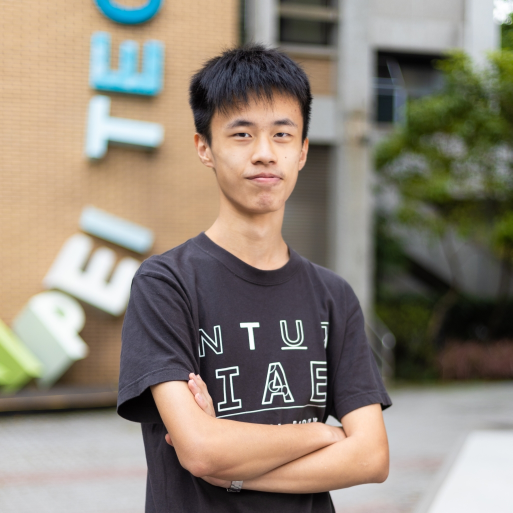
#> input picture photos/profile_photo_1025.jpg, 1025 x 1025 px (shown at 1/2 size)
$ python bayer_matrix_dithering.py   (older library calls are emulated)
#> lines starting #> are read from the running program, lines starting #| are printed output that depends on the picture
### utils.py
"""
MIT License

Copyright (c) 2024 allen327lin

Permission is hereby granted, free of charge, to any person obtaining a copy
of this software and associated documentation files (the "Software"), to deal
in the Software without restriction, including without limitation the rights
to use, copy, modify, merge, publish, distribute, sublicense, and/or sell
copies of the Software, and to permit persons to whom the Software is
furnished to do so, subject to the following conditions:

The above copyright notice and this permission notice shall be included in all
copies or substantial portions of the Software.

THE SOFTWARE IS PROVIDED "AS IS", WITHOUT WARRANTY OF ANY KIND, EXPRESS OR
IMPLIED, INCLUDING BUT NOT LIMITED TO THE WARRANTIES OF MERCHANTABILITY,
FITNESS FOR A PARTICULAR PURPOSE AND NONINFRINGEMENT. IN NO EVENT SHALL THE
AUTHORS OR COPYRIGHT HOLDERS BE LIABLE FOR ANY CLAIM, DAMAGES OR OTHER
LIABILITY, WHETHER IN AN ACTION OF CONTRACT, TORT OR OTHERWISE, ARISING FROM,
OUT OF OR IN CONNECTION WITH THE SOFTWARE OR THE USE OR OTHER DEALINGS IN THE
SOFTWARE.
"""

import numpy as np
import cv2
from skimage.metrics import structural_similarity as ssim


def show_img(title, img, save_img=False):    # 顯示圖片
    cv2.namedWindow(title, cv2.WINDOW_NORMAL)    # 創建視窗
    cv2.resizeWindow(title, 400, 400)    # 設定視窗大小
    cv2.imshow(title, img)    # 顯示圖片
    if save_img:
        cv2.imwrite("./photos/results/" + title + ".png", img)    # 儲存圖片
    return 0


def convert_to_0_and_255(image_8_bit):
    # 將>=127的地方設成255，<127的地方設成0
    _, image_1_bit = cv2.threshold(image_8_bit, 127, 255, cv2.THRESH_BINARY)
    return image_1_bit


# [12 lines left out: functions compare_ssim, normalization, not called in this run]

### bayer_matrix_dithering.py
"""
MIT License

Copyright (c) 2024 allen327lin

Permission is hereby granted, free of charge, to any person obtaining a copy
of this software and associated documentation files (the "Software"), to deal
in the Software without restriction, including without limitation the rights
to use, copy, modify, merge, publish, distribute, sublicense, and/or sell
copies of the Software, and to permit persons to whom the Software is
furnished to do so, subject to the following conditions:

The above copyright notice and this permission notice shall be included in all
copies or substantial portions of the Software.

THE SOFTWARE IS PROVIDED "AS IS", WITHOUT WARRANTY OF ANY KIND, EXPRESS OR
IMPLIED, INCLUDING BUT NOT LIMITED TO THE WARRANTIES OF MERCHANTABILITY,
FITNESS FOR A PARTICULAR PURPOSE AND NONINFRINGEMENT. IN NO EVENT SHALL THE
AUTHORS OR COPYRIGHT HOLDERS BE LIABLE FOR ANY CLAIM, DAMAGES OR OTHER
LIABILITY, WHETHER IN AN ACTION OF CONTRACT, TORT OR OTHERWISE, ARISING FROM,
OUT OF OR IN CONNECTION WITH THE SOFTWARE OR THE USE OR OTHER DEALINGS IN THE
SOFTWARE.
"""

import cv2
import numpy as np
from utils import show_img, convert_to_0_and_255
from time import time

# Bayer Matrix Dithering
def ordered_dither(image, bayer_matrix):
    # 將 Bayer Matrix 轉換成 float 格式
    bayer_matrix = np.array(bayer_matrix, dtype=float)

    # 將 Bayer Matrix 裡面的參數轉換成占比的概念
    threshold_matrix = (bayer_matrix + 0.5) / (bayer_matrix.size + 1) * 255

    height, width = image.shape

    # 初始化結果圖
    dithered_image = np.zeros_like(image)

    for y in range(height):
        for x in range(width):
            # 計算當前像素對應到 Bayer Matrix 的位置
            i = y % bayer_matrix.shape[0]
            j = x % bayer_matrix.shape[1]

            # 根據閾值矩陣來決定當前像素的值
            if image[y, x] > threshold_matrix[i, j]:
                dithered_image[y, x] = 255
            else:
                dithered_image[y, x] = 0

    return dithered_image

# 生成任意大小的 Bayer Matrix
def generate_bayer_matrix(n):
    if n == 1:
        return np.array([[0]])
    else:
        smaller_matrix = generate_bayer_matrix(n // 2)
        size = smaller_matrix.shape[0]
        new_matrix = np.zeros((n, n), dtype=int)
        new_matrix[0:size, 0:size] = 4 * smaller_matrix
        new_matrix[0:size, size:n] = 4 * smaller_matrix + 2
        new_matrix[size:n, 0:size] = 4 * smaller_matrix + 3
        new_matrix[size:n, size:n] = 4 * smaller_matrix + 1
        return new_matrix

def main():
    # 生成 Bayer Matrix
    bayer_2x2 = generate_bayer_matrix(2)
    bayer_4x4 = generate_bayer_matrix(4)
    bayer_8x8 = generate_bayer_matrix(8)

    # bayer_2x2 = [
    #     [0, 2],
    #     [3, 1]
    # ]

    # bayer_4x4 = [
    #     [ 0,  8,  2, 10],
    #     [12,  4, 14,  6],
    #     [ 3, 11,  1,  9],
    #     [15,  7, 13,  5]
    # ]

    # bayer_8x8 = [
    #     [ 0, 32,  8, 40,  2, 34, 10, 42],
    #     [48, 16, 56, 24, 50, 18, 58, 26],
    #     [12, 44,  4, 36, 14, 46,  6, 38],
    #     [60, 28, 52, 20, 62, 30, 54, 22],
    #     [ 3, 35, 11, 43,  1, 33,  9, 41],
    #     [51, 19, 59, 27, 49, 17, 57, 25],
    #     [15, 47,  7, 39, 13, 45,  5, 37],
    #     [63, 31, 55, 23, 61, 29, 53, 21]
    # ]

    # 讀入原圖
    image = cv2.imread('photos/profile_photo_1025.jpg', cv2.IMREAD_GRAYSCALE)
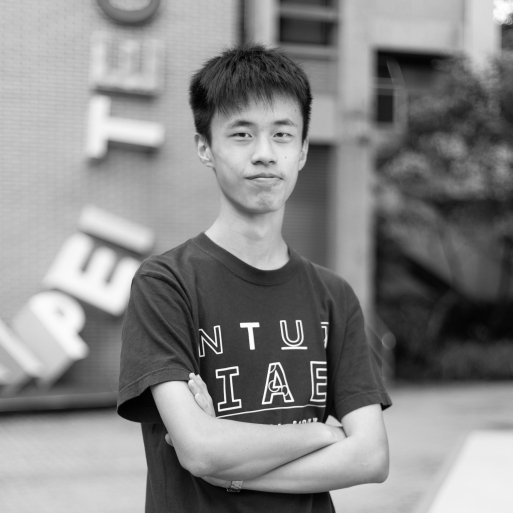
#> image: shape (1025, 1025) (shown at 1/2 size); min 0, max 254, mean 134.5
    if image is None:
        raise FileNotFoundError('Image file not found.')

    # 十次執行總共花的時間
    t_2x2 = 0
    t_4x4 = 0
    t_8x8 = 0

    # 執行 Bayer Matrix Dithering，並累計每次執行的耗時
    for i in range(10):
        start_t_2x2 = time()
        dithered_image_2x2 = ordered_dither(image, bayer_2x2)
        end_t_2x2 = time()
        t_2x2 += (end_t_2x2 - start_t_2x2)
        start_t_4x4 = time()
        dithered_image_4x4 = ordered_dither(image, bayer_4x4)
        end_t_4x4 = time()
        t_4x4 += (end_t_4x4 - start_t_4x4)
        start_t_8x8 = time()
        dithered_image_8x8 = ordered_dither(image, bayer_8x8)
        end_t_8x8 = time()
        t_8x8 += (end_t_8x8 - start_t_8x8)
#> this loop made 10 passes
#> pass 1, in main, `dithered_image_2x2 = ordered_dither(image, bayer_2x2)`:
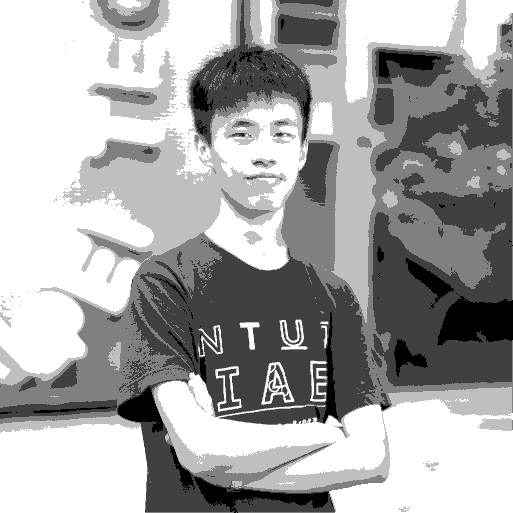
#> dithered_image_2x2: shape (1025, 1025) (shown at 1/2 size); 65.4% white; black in thin lines or dots
#> pass 1, in main, `dithered_image_4x4 = ordered_dither(image, bayer_4x4)`:
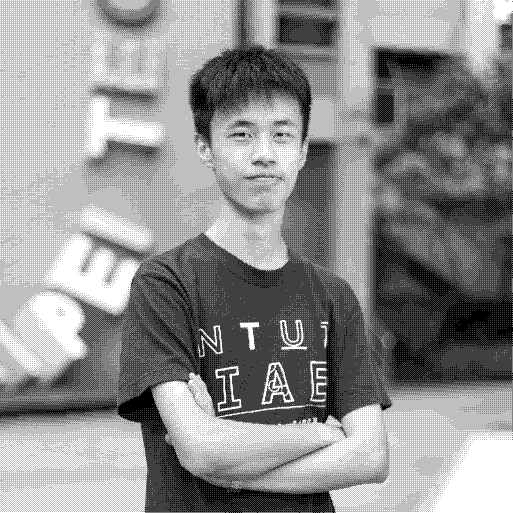
#> dithered_image_4x4: shape (1025, 1025) (shown at 1/2 size); 56.1% white; black in thin lines or dots
#> after the loop, t_2x2 = 7.25; t_4x4 = 7.21; t_8x8 = 7.2

    # 累計耗時/10 => 平均耗時
    t_2x2 /= 10
#> t_2x2 = 0.725
    t_4x4 /= 10
#> t_4x4 = 0.721
    t_8x8 /= 10
#> t_8x8 = 0.72

    print("2x2平均執行時間（共執行十次）：" + str(round(t_2x2, 3)) + "s")
#| 2x2平均執行時間（共執行十次）：0.725s
    print("4x4平均執行時間（共執行十次）：" + str(round(t_4x4, 3)) + "s")
#| 4x4平均執行時間（共執行十次）：0.721s
    print("8x8平均執行時間（共執行十次）：" + str(round(t_8x8, 3)) + "s")
#| 8x8平均執行時間（共執行十次）：0.72s

    # 讓圖變成黑白的
    dithered_image_2x2 = convert_to_0_and_255(dithered_image_2x2)
    dithered_image_4x4 = convert_to_0_and_255(dithered_image_4x4)
    dithered_image_8x8 = convert_to_0_and_255(dithered_image_8x8)

    # 儲存結果圖
    cv2.imwrite('photos/1025_gray_scale.png', image)
    cv2.imwrite('photos/bayer_matrix_dithering_2x2.png', dithered_image_2x2)
    cv2.imwrite('photos/bayer_matrix_dithering_4x4.png', dithered_image_4x4)
    cv2.imwrite('photos/bayer_matrix_dithering_8x8.png', dithered_image_8x8)

    # 顯示原圖與結果圖
    show_img('Original Image', image)
    show_img('Dithered Image 2x2', dithered_image_2x2)
    show_img('Dithered Image 4x4', dithered_image_4x4)
    show_img('Dithered Image 8x8', dithered_image_8x8)

    cv2.waitKey(0)
    cv2.destroyAllWindows()


if __name__ == "__main__":
    main()
